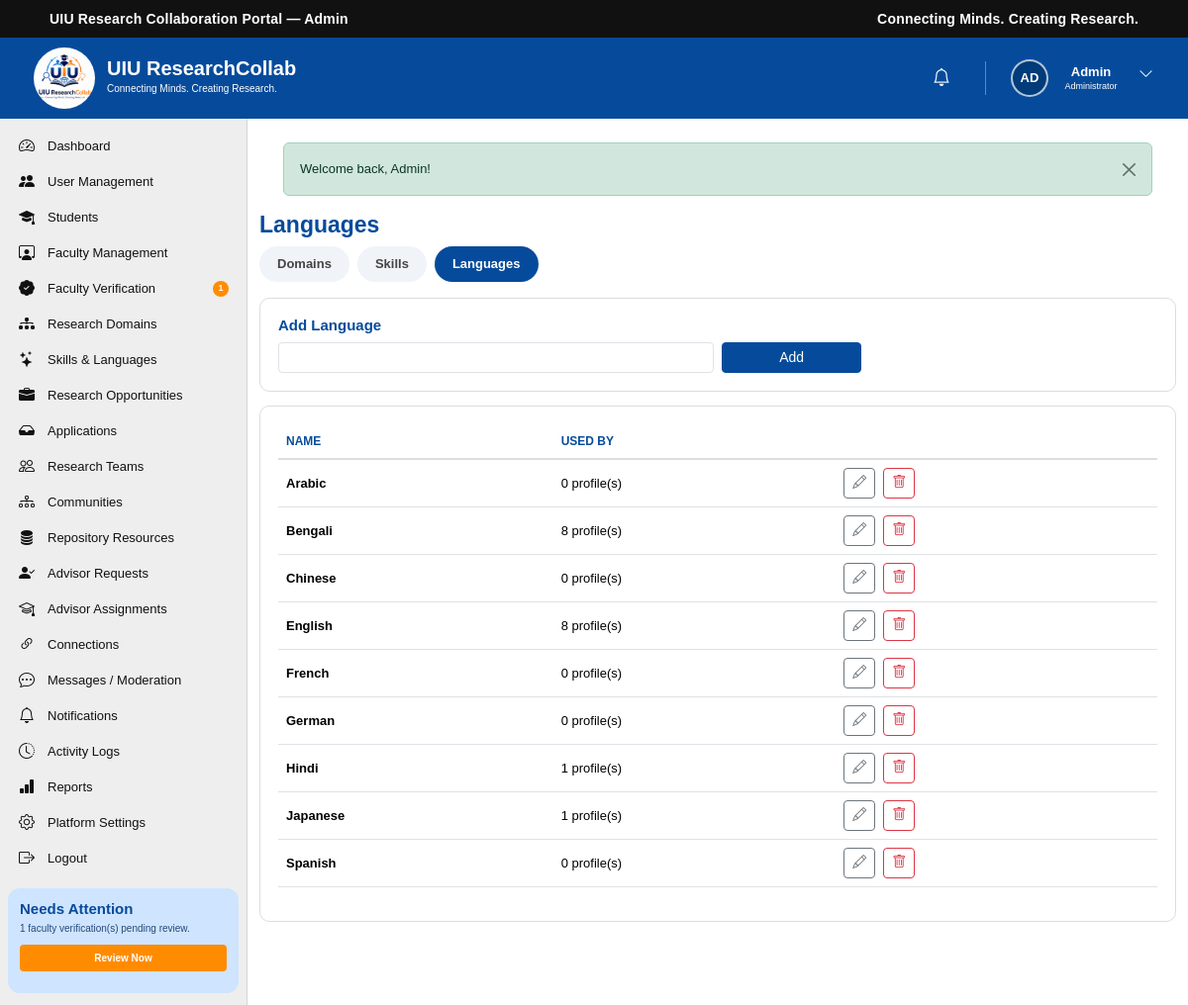
The app's page /admin/languages.php (signed in) with its own data.
### tables this page shows
CREATE TABLE `users` (
  `id` int(10) UNSIGNED NOT NULL,
  `name` varchar(100) NOT NULL,
  `email` varchar(150) NOT NULL,
  `password` varchar(255) NOT NULL,
  `role` enum('student','faculty','admin') NOT NULL DEFAULT 'student',
  `status` enum('active','inactive','suspended') NOT NULL DEFAULT 'active',
  `email_verified_at` datetime DEFAULT NULL,
  `last_login_at` datetime DEFAULT NULL,
  `created_at` timestamp NOT NULL DEFAULT current_timestamp(),
  `updated_at` timestamp NOT NULL DEFAULT current_timestamp() ON UPDATE current_timestamp()
);

CREATE TABLE `languages` (
  `id` int(10) UNSIGNED NOT NULL,
  `name` varchar(100) NOT NULL,
  `created_at` timestamp NOT NULL DEFAULT current_timestamp()
);

### includes/functions.php (called while the page is built, shortened)
<?php
function e(?string $value): string
{
    return htmlspecialchars((string)$value, ENT_QUOTES, 'UTF-8');
}
function base_url(): string
{
    static $base = null;
    if ($base === null) {
        $root    = str_replace('\\', '/', rtrim(dirname(__DIR__), '/\\'));
        $docRoot = str_replace('\\', '/', rtrim($_SERVER['DOCUMENT_ROOT'] ?? '', '/\\'));
        $base    = ($docRoot !== '' && strpos($root, $docRoot) === 0) ? substr($root, strlen($docRoot)) : '';
    }
    return $base;
}
function url(string $path): string
{
    return base_url() . $path;
}
function initials(string $name): string
{
    $parts = array_filter(preg_split('/\s+/', trim($name)));
    $parts = array_values($parts);
    $first = mb_substr($parts[0], 0, 1);
    $last  = count($parts) > 1 ? mb_substr(end($parts), 0, 1) : '';
    return mb_strtoupper($first . $last);
}

### includes/auth.php (called while the page is built, shortened)
<?php
function current_user_id(): ?int
{
    return isset($_SESSION['user_id']) ? (int)$_SESSION['user_id'] : null;
}
function is_logged_in(): bool
{
    return isset($_SESSION['user_id']);
}
function current_user(): ?array
{
    static $cache = null;
    if ($cache === null) {
        $stmt = db()->prepare('SELECT * FROM users WHERE id = ? LIMIT 1');
        $stmt->execute([current_user_id()]);
        $cache = $stmt->fetch() ?: null;
    }
    return $cache;
}

### config/database.php (called while the page is built, shortened)
<?php
function db(): PDO
{
    static $pdo = null;
    if ($pdo === null) {
        $dsn = 'mysql:host=' . DB_HOST . ';dbname=' . DB_NAME . ';charset=' . DB_CHARSET;
        try {
            $pdo = new PDO($dsn, DB_USER, DB_PASS, [
                PDO::ATTR_ERRMODE            => PDO::ERRMODE_EXCEPTION,
                PDO::ATTR_DEFAULT_FETCH_MODE => PDO::FETCH_ASSOC,
                PDO::ATTR_EMULATE_PREPARES   => false,
            ]);
        } catch (PDOException $e) {
            error_log('Database connection failed: ' . $e->getMessage());
            http_response_code(500);
            die('Service temporarily unavailable. Please try again later.');
        }
    }
    return $pdo;
}

### includes/admin_guard.php (called while the page is built, shortened)
<?php
$currentUser = current_user();

### admin/languages.php (the view, shortened to what this page needs)
<?php
require_once __DIR__ . '/../includes/admin_guard.php';
$pdo     = db();
$languages = $pdo->query('SELECT l.*, (SELECT COUNT(*) FROM profile_languages WHERE language_id = l.id) AS usage_count FROM languages l ORDER BY l.name')->fetchAll();
?>
<!DOCTYPE html>
<html lang="en">
<head>
    <link href="https://cdn.jsdelivr.net/npm/bootstrap@5.3.3/dist/css/bootstrap.min.css" rel="stylesheet">
    <link rel="stylesheet" href="https://cdn.jsdelivr.net/npm/bootstrap-icons@1.11.3/font/bootstrap-icons.min.css">
    <link rel="stylesheet" href="../CSS/dashboard.css">
</head>
<body>
<?php require __DIR__ . '/../includes/admin_header.php'; ?>
<?php require __DIR__ . '/../includes/admin_sidebar.php'; ?>
    <main class="dashboard-main">
        <h2 style="color:var(--uiu-blue);font-size:23px;font-weight:700;">Languages</h2>
        <div class="type-tabs">
            <a href="<?= e(url('/admin/domains.php')) ?>">Domains</a>
            <a href="<?= e(url('/admin/skills.php')) ?>">Skills</a>
            <a href="<?= e(url('/admin/languages.php')) ?>" class="active">Languages</a>
        </div>
        <div class="app-panel">
            <h3 style="font-size:15px;color:var(--uiu-blue);font-weight:700;">Add Language</h3>
            <form method="post" class="row g-2 align-items-end">
                <div class="col-md-6"><input type="text" name="name" class="form-control form-control-sm" required></div>
                <div class="col-md-2"><button class="btn btn-sm btn-uiu w-100" style="background:var(--uiu-blue);border-color:var(--uiu-blue);color:#fff;">Add</button></div>
            </form>
        </div>
        <div class="app-panel">
            <table class="table table-hover">
                <thead><tr><th>Name</th><th>Used By</th><th></th></tr></thead>
                <tbody>
                <?php foreach ($languages as $l): ?>
                    <tr>
                        <td class="fw-semibold"><?= e($l['name']) ?></td>
                        <td><?= (int)$l['usage_count'] ?> profile(s)</td>
                        <td class="d-flex gap-2">
                            <button type="button" class="btn btn-sm btn-outline-secondary" onclick="document.getElementById('edit<?= (int)$l['id'] ?>').classList.toggle('d-none')"><i class="bi bi-pencil"></i></button>
                            <form method="post" onsubmit="return confirm('Delete this language?');"><button class="btn btn-sm btn-outline-danger"><i class="bi bi-trash"></i></button></form>
                        </td>
                    </tr>
                <?php endforeach; ?>
                </tbody>
            </table>
        </div>
    </main>
<?php require __DIR__ . '/../includes/footer.php'; ?>
</body>
</html>

### includes/admin_header.php (shortened to what this page needs)
<div class="top-bar">
    <div class="container-fluid">
        <div class="row align-items-center">
            <div class="col-6">
                <div class="portal-title">UIU Research Collaboration Portal — Admin</div>
            </div>
            <div class="col-6 text-end">
                <div class="portal-tagline">Connecting Minds. Creating Research.</div>
            </div>
        </div>
    </div>
</div>
<header class="dashboard-header">
    <div class="dashboard-header-left">
        <a href="<?= e(url('/admin/dashboard.php')) ?>" class="dashboard-logo-link">
            <img src="<?= e(url('/IMAGES/logo.jpg')) ?>" alt="UIU ResearchCollab Logo" class="dashboard-logo">
        </a>
        <div class="dashboard-brand">
            <h1>UIU ResearchCollab</h1>
            <p>Connecting Minds. Creating Research.</p>
        </div>
    </div>
    <div class="dashboard-header-right">
        <div class="header-icon notification-icon">
            <a href="<?= e(url('/admin/notifications.php')) ?>" aria-label="Notifications">
                <i class="bi bi-bell"></i>
            </a>
        </div>
        <div class="dropdown dashboard-user-dropdown">
            <button class="dashboard-user btn p-0 border-0 bg-transparent" type="button" data-bs-toggle="dropdown" aria-expanded="false" aria-label="User menu">
                <span class="user-avatar avatar-initials"><?= e(initials($currentUser['name'])) ?></span>
                <div class="user-information">
                    <h3 class="user-first-name"><?= e(explode(' ', trim($currentUser['name']))[0] ?? $currentUser['name']) ?></h3>
                    <p>Administrator</p>
                </div>
                <span class="user-dropdown-button"><i class="bi bi-chevron-down"></i></span>
            </button>
        </div>
    </div>
</header>
<div class="dashboard-wrapper">

### CSS/dashboard.css (style rules this page uses)
:root { --uiu-blue: #064b9b; --uiu-dark-blue: #003b7a; --uiu-light-blue: #e5f0ff; --uiu-orange: #ff8c00; --uiu-green: #13a538; --uiu-purple: #7b3fc6; --uiu-teal: #00a99d; --text-dark: #111111; --text-medium: #444444; --text-light: #666666; --background: #f5f5f5; --card-background: #ffffff; --border-color: #dddddd; }
* { margin: 0; padding: 0; box-sizing: border-box; }
html { scroll-behavior: smooth; }
body { font-family: Arial, Helvetica, sans-serif; background-color: var(--background); color: var(--text-dark); font-size: 14px; overflow-x: hidden; }
a { text-decoration: none; }
button, input { font-family: inherit; }
img { max-width: 100%; display: block; }
.top-bar { width: 100%; min-height: 38px; background-color: #111111; color: #ffffff; display: flex; align-items: center; }
.top-bar .container-fluid { padding-left: 50px; padding-right: 50px; }
.portal-title { font-size: 14px; font-weight: 700; letter-spacing: 0.2px; line-height: 1.2; }
.portal-tagline { font-size: 14px; font-weight: 600; letter-spacing: 0.2px; line-height: 1.2; }
.dashboard-header { width: 100%; height: 82px; background-color: var(--uiu-blue); display: flex; align-items: center; justify-content: space-between; padding: 30px 30px; color: #ffffff; }
.dashboard-header-left { display: flex; align-items: center; height: 100%; flex-shrink: 0; }
.dashboard-logo-link { display: flex; align-items: center; justify-content: center; width: 70px; height: 70px; }
.dashboard-logo { width: 62px; height: 62px; object-fit: contain; border-radius: 50%; }
.dashboard-brand { margin-left: 8px; line-height: 1; }
.dashboard-brand h1 { margin: 0; color: #ffffff; font-size: 20px; font-weight: 700; line-height: 20px; }
.dashboard-brand p { margin: 1px 0 0; color: #ffffff; font-size: 10px; line-height: 20px; }
.dashboard-header-right { height: 100%; display: flex; align-items: center; justify-content: flex-end; gap: 15px; }
.header-icon { width: 38px; height: 42px; display: flex; align-items: center; justify-content: center; position: relative; }
.dashboard-user { height: 100%; display: flex; align-items: center; gap: 8px; }
.user-avatar { width: 38px; height: 38px; border-radius: 50%; object-fit: cover; border: 2px solid rgba(255, 255, 255, 0.7); }
.user-information { min-width: 70px; }
.user-information h3 { margin: 0; color: #ffffff; font-size: 13px; font-weight: 700; line-height: 16px; }
.user-information p { margin: 0; color: #ffffff; font-size: 9px; line-height: 12px; }
.user-dropdown-button { width: 25px; height: 30px; border: none; background: transparent; color: #ffffff; font-size: 15px; cursor: pointer; }
.dashboard-wrapper { width: 100%; min-height: calc(100vh - 102px); display: flex; align-items: stretch; }
.dashboard-main { flex: 1; min-width: 0; background-color: #ffffff; padding: 10px 12px 20px; }
.avatar-initials { display: flex; align-items: center; justify-content: center; background-color: var(--uiu-dark-blue); color: #ffffff; font-size: 13px; font-weight: 700; }
.header-icon a { width: 35px; height: 35px; border: none; background: transparent; color: #ffffff; font-size: 18px; cursor: pointer; display: flex; align-items: center; justify-content: center; position: relative; }
.dashboard-user-dropdown { height: 100%; display: flex; align-items: center; }

### admin/languages.php (style rules this page uses)
.app-panel { background:#fff;border:1px solid var(--border-color);border-radius:10px;padding:18px;margin-bottom:14px }
.type-tabs { display:flex;gap:8px;margin-bottom:16px }
.type-tabs a { padding:8px 18px;border-radius:20px;background:#f0f4f9;color:var(--text-medium);font-size:13px;font-weight:600;text-decoration:none }
.type-tabs a.active { background:var(--uiu-blue);color:#fff }
.table thead th { color:var(--uiu-blue);font-size:12px;text-transform:uppercase;border-bottom:2px solid var(--border-color) }
.table td { vertical-align:middle;font-size:13px }

### records on screen
users: name "AD", name "Admin"
languages: name "Arabic", usage_count "0"
languages: name "Bengali", usage_count "8"
languages: name "Chinese", usage_count "0"
languages: name "English", usage_count "8"
languages: name "French", usage_count "0"
languages: name "German", usage_count "0"
languages: name "Hindi", usage_count "1"
languages: name "Japanese", usage_count "1"
languages: name "Spanish", usage_count "0"

### other values on screen
$label "Dashboard"
$label "User Management"
$label "Students"
$label "Faculty Management"
$label "Faculty Verification"
$pendingVerificationCount "1"
$label "Research Domains"
$label "Skills & Languages"
$label "Research Opportunities"
$label "Applications"
$label "Research Teams"
$label "Communities"
$label "Repository Resources"
$label "Advisor Requests"
$label "Advisor Assignments"
